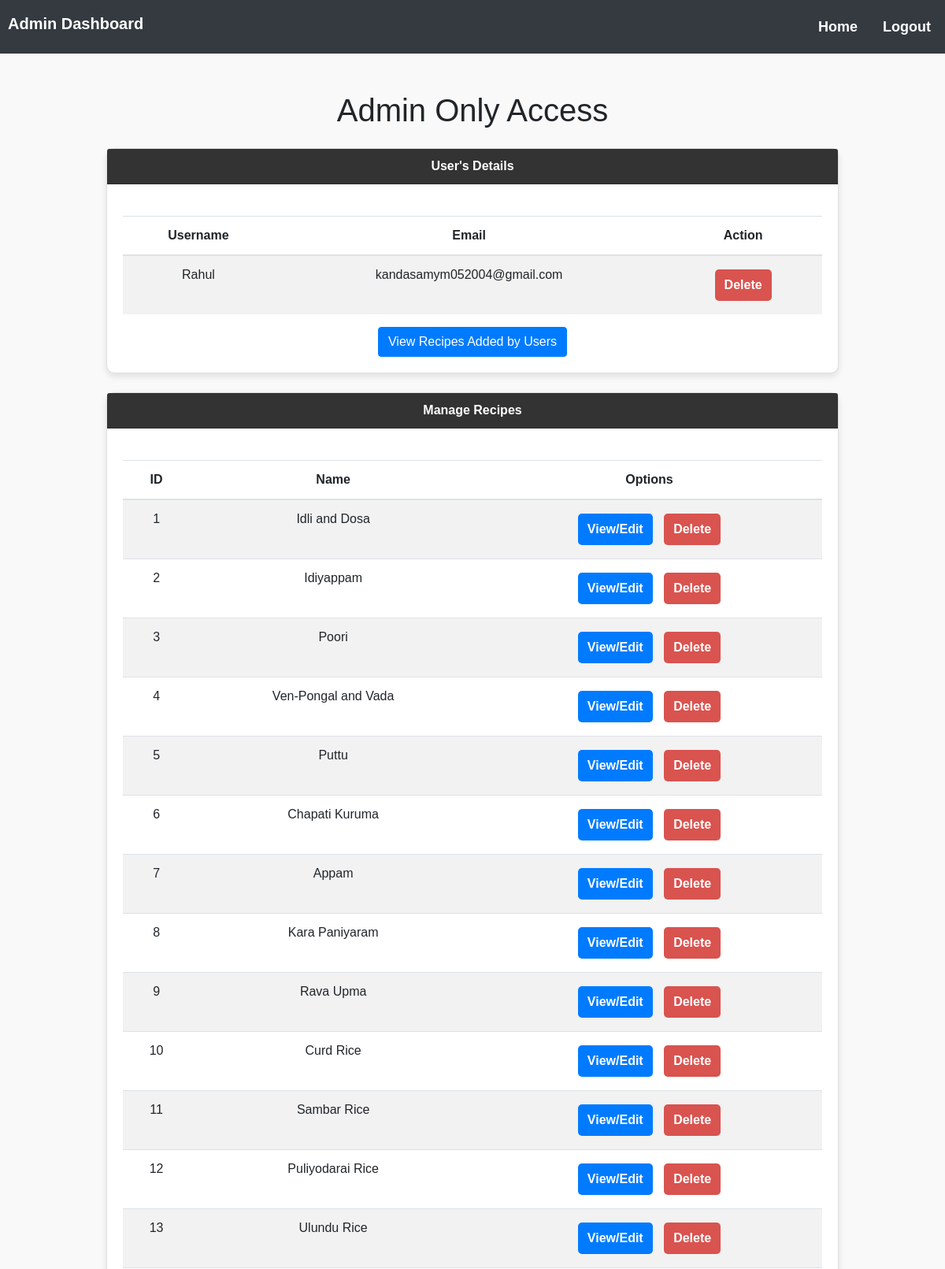
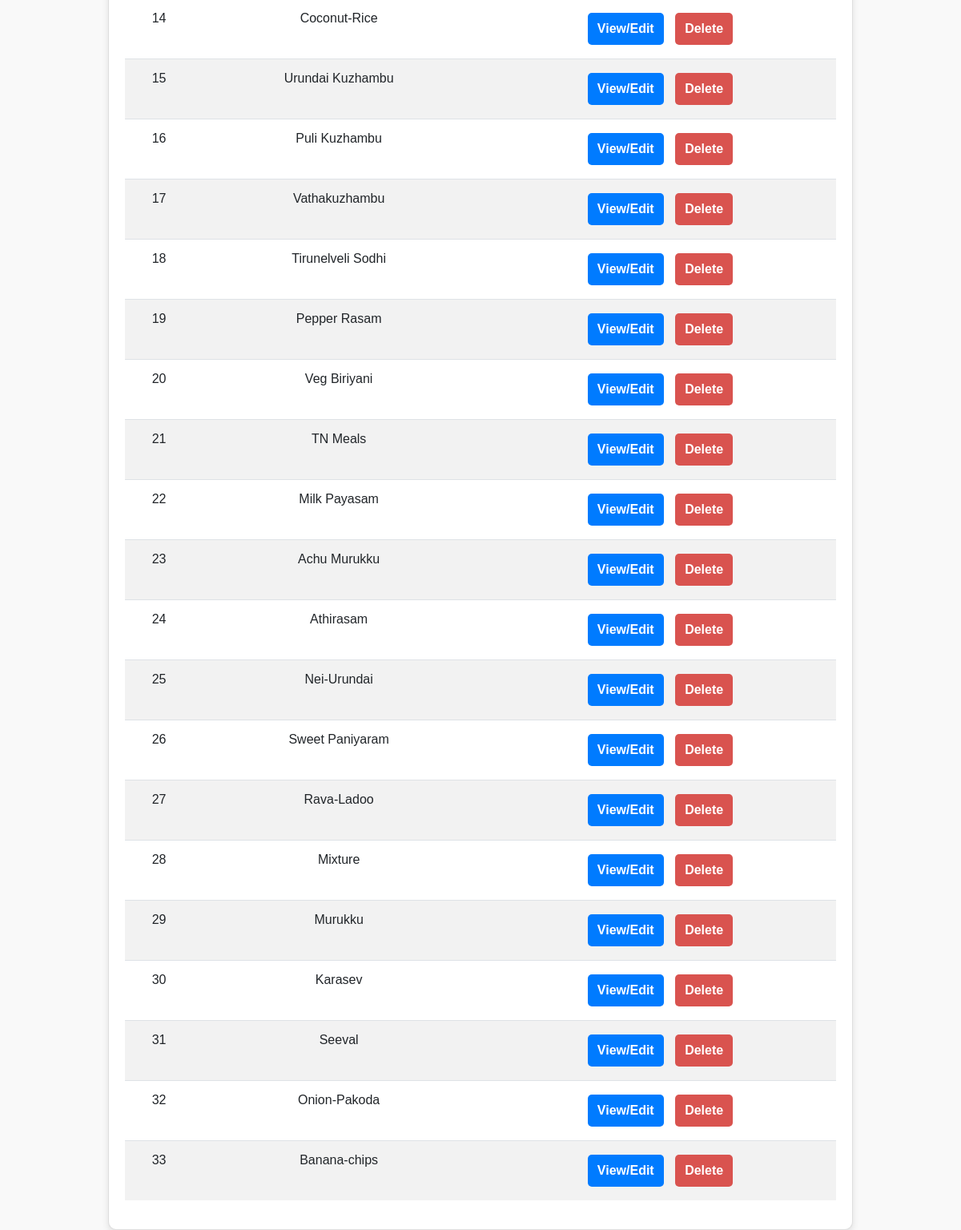
The app's page /adminrecipes.php (signed in) with its own data (2 pictures, top to bottom).
### tables this page shows
CREATE TABLE `signup` (
  `user` varchar(25) NOT NULL,
  `email` varchar(50) NOT NULL,
  `phone` varchar(10) NOT NULL,
  `pass1` varchar(10) NOT NULL
);

CREATE TABLE `recipes` (
  `id` int(11) NOT NULL,
  `name` varchar(25) NOT NULL,
  `image` varchar(100) NOT NULL,
  `ingredients` varchar(1000) NOT NULL,
  `instructions` varchar(1000) NOT NULL,
  `video_url` varchar(100) NOT NULL,
  `suggestions` varchar(100) NOT NULL
);

### adminrecipes.php (the view, shortened to what this page needs)
<?php
$recipesConn = new mysqli("localhost", "root", "", "food_recipes");
$usersConn = new mysqli("localhost", "root", "", "sign");
$userQuery = "SELECT user, email FROM signup";
$userResult = $usersConn->query($userQuery);
$recipeQuery = "SELECT id, name FROM recipes ORDER BY id ASC";
$recipeResult = $recipesConn->query($recipeQuery);
?>
<!DOCTYPE html>
<html lang="en">
<head>
    <link rel="stylesheet" href="https://maxcdn.bootstrapcdn.com/bootstrap/4.0.0/css/bootstrap.min.css">
    <link rel="stylesheet" href="style.css">
</head>
<body>
    <nav class="navbar navbar-expand-lg navbar-dark bg-dark">
        <h3 class="navbar-brand">Admin Dashboard</h3>
        <div class="collapse navbar-collapse" id="navbarSupportedContent">
            <ul class="navbar-nav ml-auto">
                <li class="nav-item active">
                    <a class="nav-link" href="home.html">Home</a>
                </li>
                <li class="nav-item active">
                <a class="nav-link">             </a>
                </li>
                <li class="nav-item">
                    <a class="nav-link" href="menu.html">Logout</a>
                </li>
            </ul>
        </div>
    </nav>
    <div class="container mt-5">
        <h1 class="text-center">Admin Only Access</h1>
        <div class="card mt-4">
            <div class="card-header">
                User's Details
            </div>
            <div class="card-body">
                <table class="table table-striped">
                    <thead>
                        <tr>
                            <th>Username</th>
                            <th>Email</th>
                            <th>Action</th>
                        </tr>
                    </thead>
                    <tbody>
                        <?php while ($row = $userResult->fetch_assoc()) { ?>
                        <tr>
                            <td><?php echo htmlspecialchars($row['user']); ?></td>
                            <td><?php echo htmlspecialchars($row['email']); ?></td>
                            <td>
                                <a href="delete_user.php?email=<?php echo urlencode($row['email']); ?>" class="delete-btn" onclick="return confirm('Are you sure you want to delete this user?')">Delete</a>
                            </td>
                        </tr>
                        <?php } ?>
                    </tbody>
                </table>
                <a href="added.php" class="btn btn-primary">View Recipes Added by Users</a>
            </div>
        </div>
        <div class="card mt-4">
            <div class="card-header">
                Manage Recipes
            </div>
            <div class="card-body">
                <table class="table table-striped">
                    <thead>
                        <tr>
                            <th>ID</th>
                            <th>Name</th>
                            <th>Options</th>
                        </tr>
                    </thead>
                    <tbody>
                        <?php while ($row = $recipeResult->fetch_assoc()) { ?>
                        <tr>
                            <td><?php echo htmlspecialchars($row['id']); ?></td>
                            <td><?php echo htmlspecialchars($row['name']); ?></td>
                            <td>
                                <a href="edit_recipe.php?id=<?php echo $row['id']; ?>" class="edit-btn">View/Edit</a>
                                <a href="delete_recipe.php?id=<?php echo $row['id']; ?>" class="delete-btn" onclick="return confirm('Are you sure?')">Delete</a>
                            </td>
                        </tr>
                        <?php } ?>
                    </tbody>
                </table>
            </div>
        </div>
    </div>
</body>
</html>

### style.css (style rules this page uses)
body { font-family: Arial, sans-serif; background-color: #f9f9f9; text-align: center; }
.container { max-width: 80%; margin: auto; }
.card { border-radius: 10px; box-shadow: 0 4px 8px rgba(0, 0, 0, 0.1); }
.card-header { background-color: #333; color: white; font-weight: bold; padding: 10px; border-radius: 10px 10px 0 0; }
.card-body { padding: 20px; }
.table { width: 100%; margin-top: 20px; }
a.edit-btn, a.delete-btn { display: inline-block; padding: 8px 12px; margin: 5px; border-radius: 5px; text-decoration: none; font-weight: bold; }
a.edit-btn { background: #007bff; color: white; }
a.delete-btn { background: #d9534f; color: white; }
.navbar { padding: 10px; }
.navbar-brand { color: #fff; font-size: 20px; font-weight: bold; }
.navbar-nav .nav-link { color: white !important; font-size: 18px; font-weight: bold; transition: 0.3s ease-in-out; }

### records on screen
signup: user "Rahul", email "kandasamym052004@gmail.com"
recipes: id "1", name "Idli and Dosa"
recipes: id "2", name "Idiyappam"
recipes: id "3", name "Poori"
recipes: id "4", name "Ven-Pongal and Vada"
recipes: id "5", name "Puttu"
recipes: id "6", name "Chapati Kuruma"
recipes: id "7", name "Appam"
recipes: id "8", name "Kara Paniyaram"
recipes: id "9", name "Rava Upma"
recipes: id "10", name "Curd Rice"
recipes: id "11", name "Sambar Rice"
recipes: id "12", name "Puliyodarai Rice"
recipes: id "13", name "Ulundu Rice"
recipes: id "14", name "Coconut-Rice"
recipes: id "15", name "Urundai Kuzhambu"
recipes: id "16", name "Puli Kuzhambu"
recipes: id "17", name "Vathakuzhambu"
recipes: id "18", name "Tirunelveli Sodhi"
recipes: id "19", name "Pepper Rasam"
recipes: id "20", name "Veg Biriyani"
recipes: id "21", name "TN Meals"
recipes: id "22", name "Milk Payasam"
recipes: id "23", name "Achu Murukku"
recipes: id "24", name "Athirasam"
recipes: id "25", name "Nei-Urundai"
recipes: id "26", name "Sweet Paniyaram"
recipes: id "27", name "Rava-Ladoo"
recipes: id "28", name "Mixture"
recipes: id "29", name "Murukku"
recipes: id "30", name "Karasev"
recipes: id "31", name "Seeval"
recipes: id "32", name "Onion-Pakoda"
recipes: id "33", name "Banana-chips"
